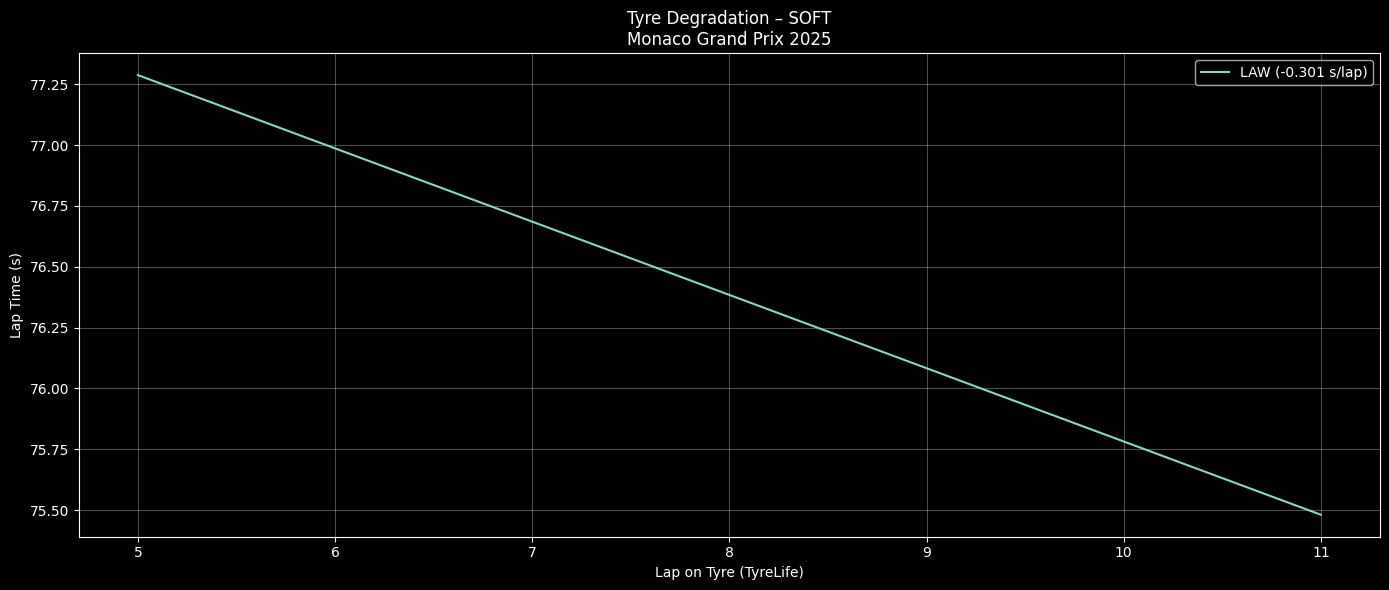

This chart was generated by the following Python code:
import fastf1, os
import pandas as pd
import numpy as np
import matplotlib.pyplot as plt
from pathlib import Path

# ========= CONFIG =========
YEAR = 2025
GP = "Monaco Grand Prix"
SESSION = "R"
COMPOUND = "SOFT"      # SOFT / MEDIUM / HARD
TOP_N = 10             # Top N finishers
CACHE_DIR = Path("/content/fastf1_cache")

# ========= CACHE =========
CACHE_DIR.mkdir(parents=True, exist_ok=True)
fastf1.Cache.enable_cache(CACHE_DIR)

# ========= LOAD SESSION =========
session = fastf1.get_session(YEAR, GP, SESSION)
session.load()

laps = session.laps.copy()
laps = laps[laps["IsAccurate"]]

# Convert laptime to seconds
laps["LapTimeSec"] = laps["LapTime"].dt.total_seconds()

# ========= SELECT TOP DRIVERS =========
drivers = (
    session.results
    .sort_values("Position")
    .head(TOP_N)["Abbreviation"]
    .tolist()
)

laps = laps[laps["Driver"].isin(drivers)]

# ========= CLEAN LAPS =========
laps = laps[
    laps["PitInTime"].isna() &
    laps["PitOutTime"].isna() &
    (laps["Compound"] == COMPOUND)
]

# ========= REMOVE OUTLIERS (IQR PER DRIVER PER STINT) =========
clean = []

for (d, stint), dl in laps.groupby(["Driver", "Stint"]):
    if len(dl) < 5:
        continue

    q1, q3 = dl["LapTimeSec"].quantile([0.25, 0.75])
    iqr = q3 - q1

    dl = dl[
        (dl["LapTimeSec"] >= q1 - 1.5 * iqr) &
        (dl["LapTimeSec"] <= q3 + 1.5 * iqr)
    ]

    clean.append(dl)

clean = pd.concat(clean)

# ========= PLOT TYRE DEGRADATION =========
plt.figure(figsize=(14,6))

for d in drivers:
    dl = clean[clean["Driver"] == d]

    # pilih stint terpanjang untuk driver tsb
    if dl.empty:
        continue

    stint_id = (
        dl.groupby("Stint").size().idxmax()
    )

    stint_laps = dl[dl["Stint"] == stint_id]

    if len(stint_laps) < 5:
        continue

    x = stint_laps["TyreLife"]
    y = stint_laps["LapTimeSec"]

    # Linear regression → degradation slope
    z = np.polyfit(x, y, 1)
    y_fit = np.polyval(z, x)

    plt.plot(x, y_fit, label=f"{d} ({z[0]:+.03f} s/lap)")

plt.title(f"Tyre Degradation – {COMPOUND}\n{GP} {YEAR}")
plt.xlabel("Lap on Tyre (TyreLife)")
plt.ylabel("Lap Time (s)")
plt.grid(alpha=0.3)
plt.legend(ncol=2)
plt.tight_layout()
plt.show()
